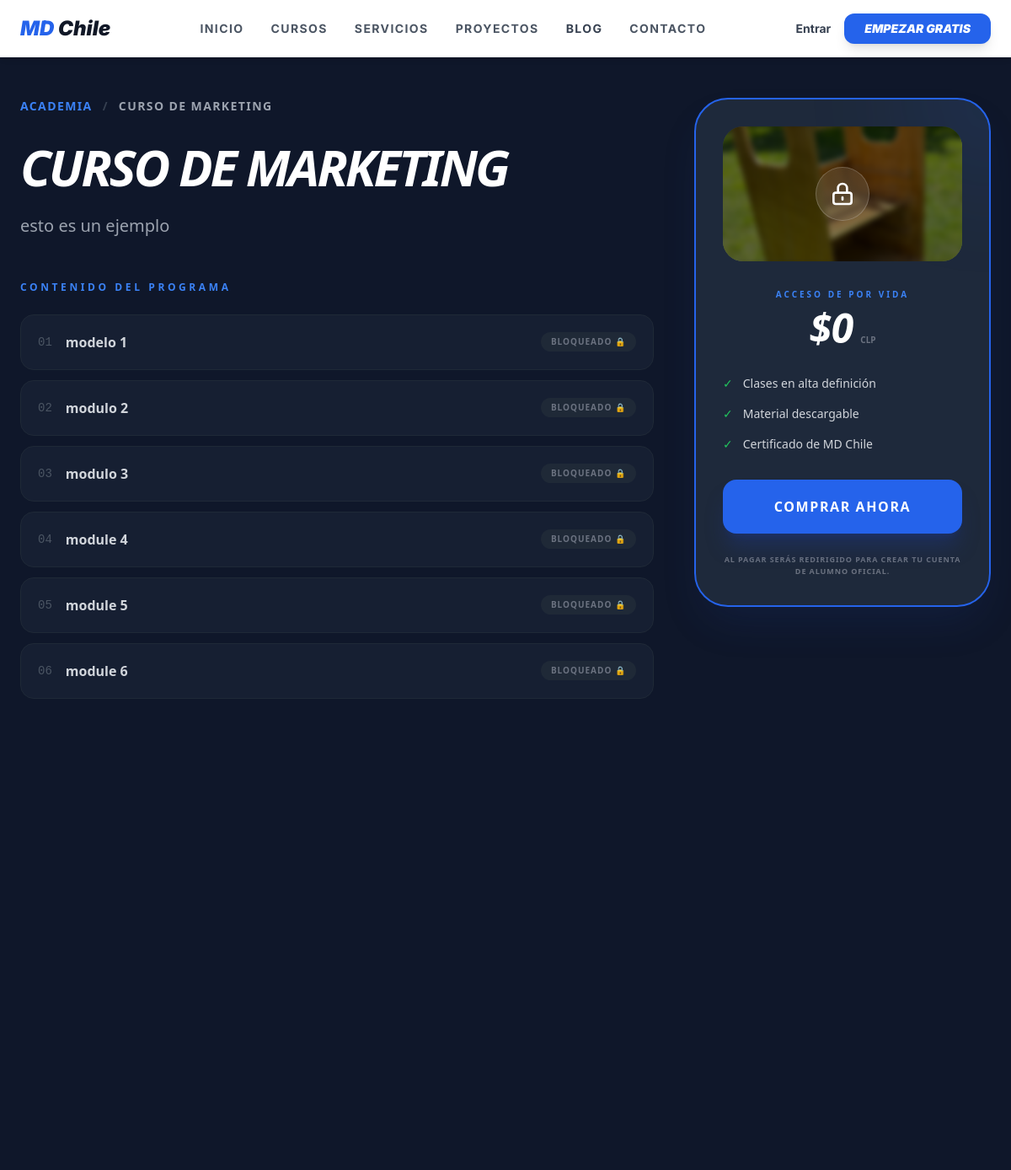
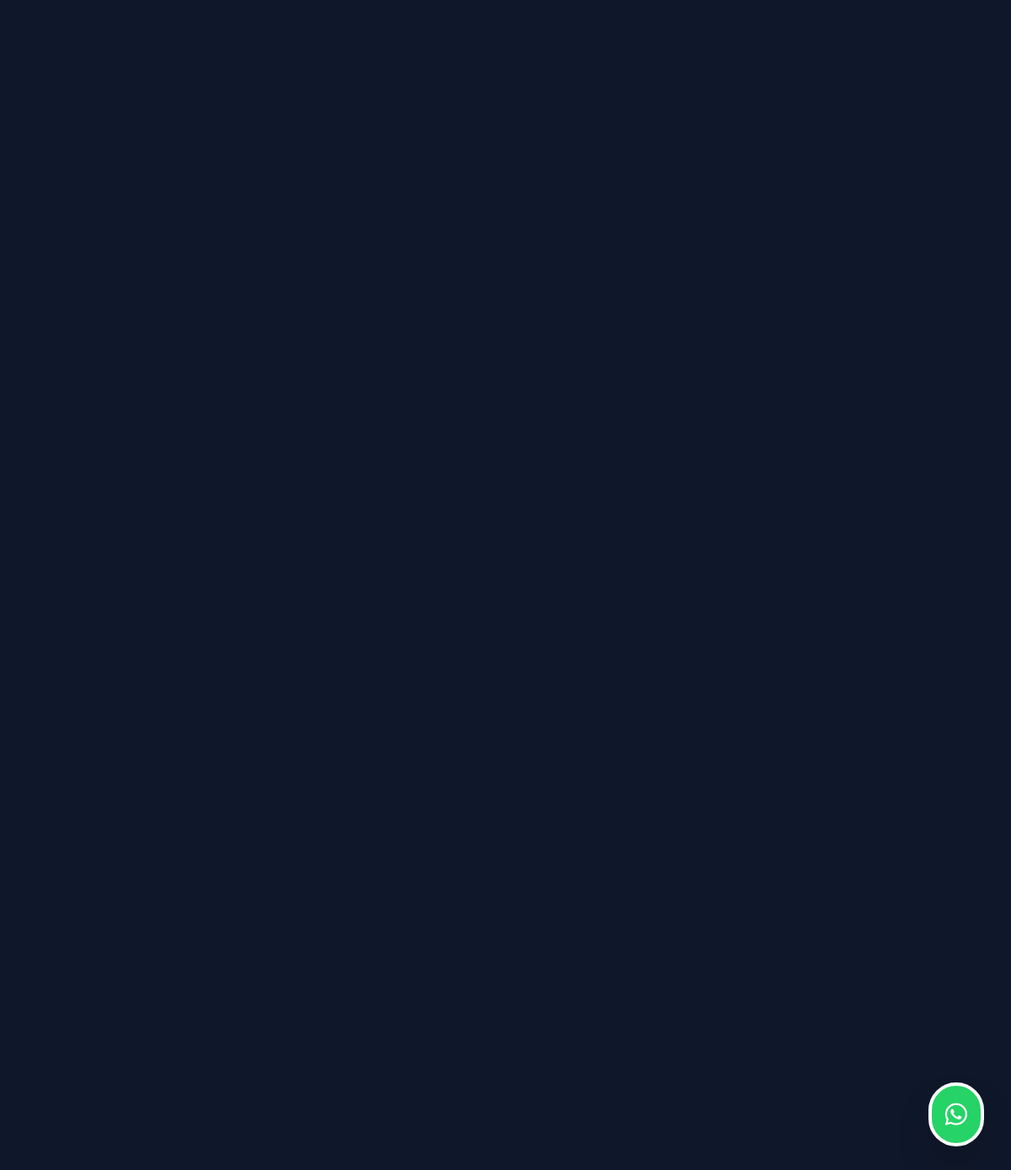
The page /academia/curso-de-marketing/ on the database its author committed (2 pictures, top to bottom).
### courses/models.py (models this page shows, shortened)
class Course(models.Model):
    title = models.CharField(max_length=200)
    slug = models.SlugField(unique=True, blank=True, null=True)
    description = models.TextField()
    image = models.ImageField(upload_to='courses/banners/', null=True, blank=True)
    price = models.IntegerField(default=0)
    is_published = models.BooleanField(default=True)
    created_at = models.DateTimeField(auto_now_add=True)

class Module(models.Model):
    course = models.ForeignKey(Course, related_name='modules', on_delete=models.CASCADE)
    title = models.CharField(max_length=200)
    order = models.PositiveIntegerField(default=0)
    class Meta:
        ordering = ['order']

### courses/views_public.py (the view)
def curso_detalle_publico(request, slug):
    course = get_object_or_404(Course, slug=slug)
    if request.user.is_authenticated:
        if Enrollment.objects.filter(user=request.user, course=course).exists():
            return redirect('course_detail', course_id=course.id)
    return render(request, 'courses/curso_detalle_publico.html', {'course': course})

### templates/courses/curso_detalle_publico.html (shortened to what this page needs)
{% extends 'base.html' %}
{% block content %}
<div class="min-h-screen bg-[#0f172a] text-white font-sans">
    <div class="max-w-7xl mx-auto px-6 py-12">
        <div class="grid grid-cols-1 lg:grid-cols-3 gap-12">
            <div class="lg:col-span-2">
                <nav class="flex mb-8 text-sm font-bold uppercase tracking-widest text-blue-500">
                    <a href="{% url 'academia_publica' %}" class="hover:text-white transition-colors">Academia</a>
                    <span class="mx-3 text-gray-700">/</span>
                    <span class="text-gray-400">{{ course.title }}</span>
                </nav>
                <h1 class="text-5xl md:text-6xl font-black mb-6 italic uppercase tracking-tighter leading-none">
                    {{ course.title }}
                </h1>
                <p class="text-xl text-gray-400 mb-10 leading-relaxed max-w-3xl">
                    {{ course.description }}
                </p>
                <div class="mt-12">
                    <h3 class="text-xs font-black text-blue-500 uppercase tracking-[0.3em] mb-6">Contenido del programa</h3>
                    <div class="space-y-3">
                        {% for module in course.modules.all %}
                        <div class="bg-[#1e293b]/50 border border-gray-800 p-5 rounded-2xl flex justify-between items-center group hover:bg-[#1e293b] transition-colors">
                            <div class="flex items-center gap-4">
                                <span class="text-gray-600 font-mono text-sm">{{ forloop.counter|stringformat:"02d" }}</span>
                                <span class="font-bold text-gray-300 group-hover:text-white">{{ module.title }}</span>
                            </div>
                            <span class="text-[10px] bg-gray-800 px-3 py-1 rounded-full text-gray-500 font-black uppercase tracking-widest">
                                Bloqueado 🔒
                            </span>
                        </div>
                        {% endfor %}
                    </div>
                </div>
            </div>
            <div class="lg:col-span-1">
                <div class="bg-[#1e293b] border-2 border-blue-600 rounded-[2.5rem] p-8 sticky top-10 shadow-2xl shadow-blue-900/20 overflow-hidden">
                    <div class="relative z-10">
                        <div class="relative rounded-3xl overflow-hidden mb-8 group">
                            <img src="{{ course.image.url }}" class="w-full aspect-video object-cover blur-[3px] scale-105">
                            <div class="absolute inset-0 flex items-center justify-center bg-black/50">
                                <div class="w-16 h-16 bg-white/10 rounded-full flex items-center justify-center backdrop-blur-xl border border-white/20">
                                    <svg xmlns="http://www.w3.org/2000/svg" class="h-8 w-8 text-white" fill="none" viewBox="0 0 24 24" stroke="currentColor">
                                        <path stroke-linecap="round" stroke-linejoin="round" stroke-width="2" d="M12 15v2m-6 4h12a2 2 0 002-2v-6a2 2 0 00-2-2H6a2 2 0 00-2 2v6a2 2 0 002 2zm10-10V7a4 4 0 00-8 0v4h8z" />
                                    </svg>
                                </div>
                            </div>
                        </div>
                        <div class="text-center mb-8">
                            <span class="text-[10px] font-black uppercase tracking-[0.3em] text-blue-500 mb-2 block">Acceso de por vida</span>
                            <div class="flex justify-center items-baseline gap-2">
                                <span class="text-5xl font-black italic">${{ course.price }}</span>
                                <span class="text-gray-500 font-bold uppercase text-[10px]">CLP</span>
                            </div>
                        </div>
                        <ul class="space-y-4 mb-8">
                            <li class="flex items-center gap-3 text-sm text-gray-300">
                                <span class="text-green-500">✓</span> Clases en alta definición
                            </li>
                            <li class="flex items-center gap-3 text-sm text-gray-300">
                                <span class="text-green-500">✓</span> Material descargable
                            </li>
                            <li class="flex items-center gap-3 text-sm text-gray-300">
                                <span class="text-green-500">✓</span> Certificado de MD Chile
                            </li>
                        </ul>
                        <a href="{% url 'checkout' course.id %}" class="block w-full bg-blue-600 hover:bg-white hover:text-blue-900 text-white py-5 rounded-2xl font-black uppercase text-center tracking-widest shadow-xl shadow-blue-900/40 transition-all transform hover:-translate-y-1 active:scale-95">
                            Comprar ahora
                        </a>
                        <p class="mt-6 text-[9px] text-center text-gray-500 uppercase font-bold tracking-widest leading-relaxed">
                            Al pagar serás redirigido para crear tu cuenta de alumno oficial.
                        </p>
                    </div>
                </div>
            </div>
        </div>
    </div>
</div>
{% endblock %}

### templates/base.html (style rules this page uses)
body { font-family: 'Inter', sans-serif; }

### rows shown on the page
Course: title "CURSO DE MARKETING", description "esto es un ejemplo", image (picture), price "0"
Module: title "modelo 1"
Module: title "modulo 2"
Module: title "modulo 3"
Module: title "module 4"
Module: title "module 5"
Module: title "module 6"
